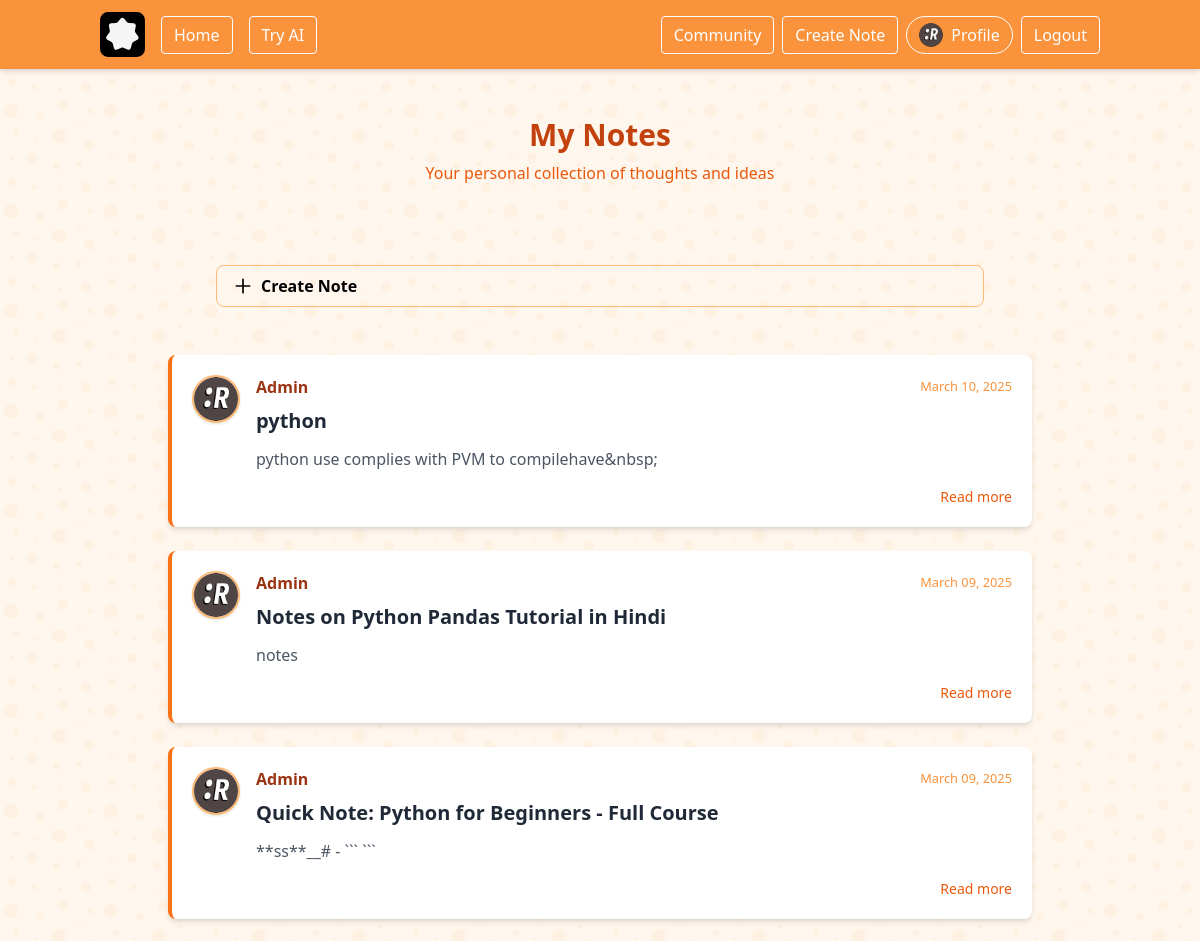
Page /note/ (signed in, upper part) on the earlier database version.
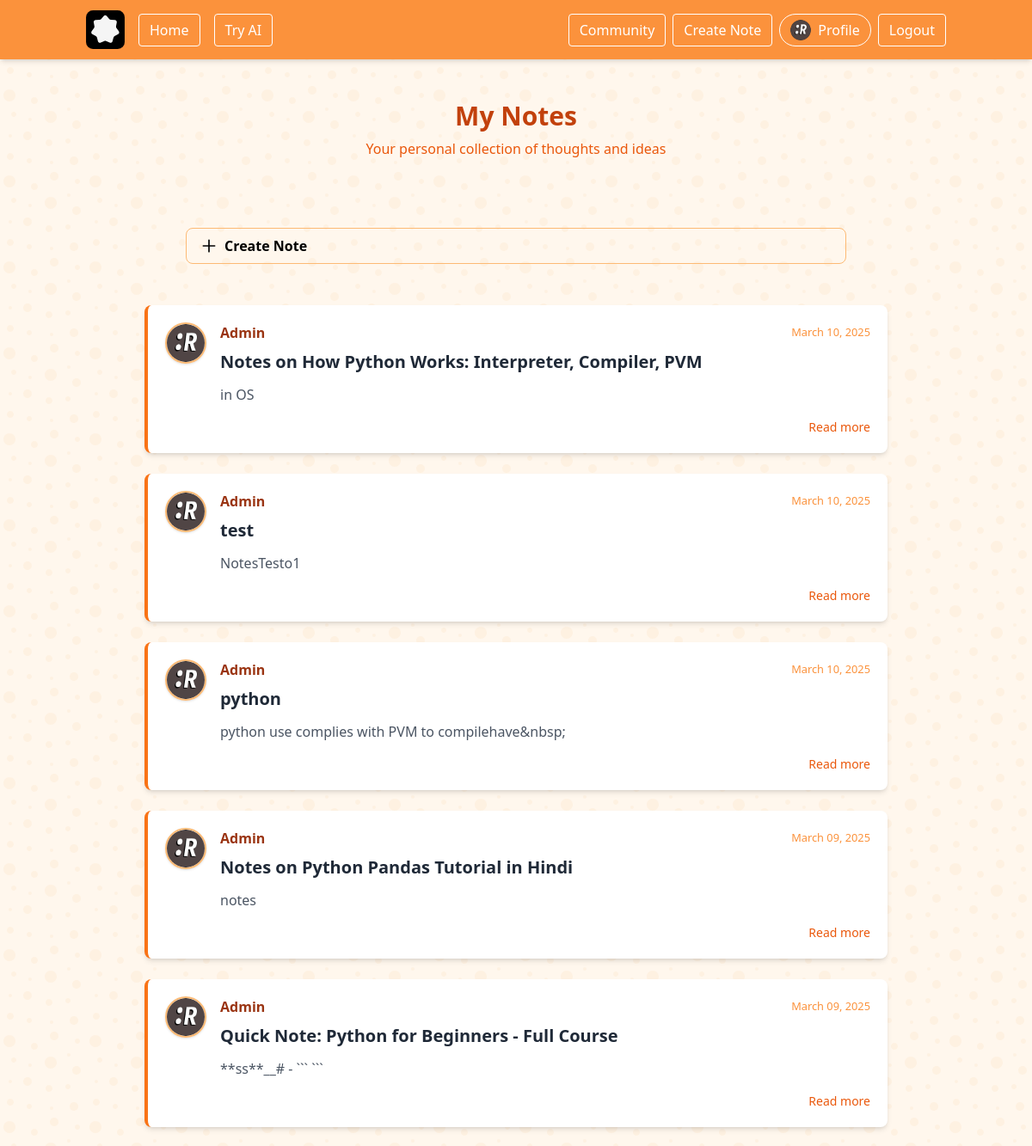
Same page on the later database version.
### note/models.py (models this page shows, shortened)
class Note(models.Model):
    title = models.CharField(max_length=255)
    content = models.TextField()
    date_created = models.DateTimeField(default=timezone.now)
    user = models.ForeignKey(User, on_delete=models.CASCADE)

### users/models.py (models this page shows, shortened)
class Profile(models.Model):# Profile model inherits from models.Model that have one to one relationship with User model
    user = models.OneToOneField(User, on_delete=models.CASCADE) # one to one relationship with User model
    image = models.ImageField(default='default.jpg', upload_to='profile_pics') # profile picture
    position = models.CharField(default='Student', max_length=100) # position
    bio = models.TextField(default='No bio...', max_length=300) # bio
    insitute = models.CharField(default='APSIT', max_length=100) # insitute
    hobbies = models.CharField(default='Cricket', max_length=100) # hobbies
    phone = models.CharField(default='1234567890', max_length=10) # phone
    location = models.CharField(default='Mumbai', max_length=100) # location

### note/views.py (the view)
# urls.py: path('', NotesListView.as_view(), name='note-home'),
class NotesListView(LoginRequiredMixin, ListView):
    model = Note
    template_name = 'note/note.html'  # Update with the appropriate template
    context_object_name = 'notes'
    def get_queryset(self):
        notes = Note.objects.filter(user=self.request.user).order_by('-date_created')
        for note in notes:
            note.content = strip_tags(note.content)  # Strips HTML tags from content
        return notes

### note/templates/note/note.html (shortened to what this page needs)
{% extends "base/base.html" %}
{% block content %}
<div class="max-w-4xl mx-auto py-8 px-4">
    <div class="mb-8 text-center">
        <h1 class="text-3xl font-bold text-orange-700">My Notes</h1>
        <p class="text-orange-600 mt-2">Your personal collection of thoughts and ideas</p>
    </div>
    <div class="p-12 right-12 z-10">
        <a href="{% url 'note-create' %}" class="bg-whtw-500 hover:bg-white-600 text-balck font-semibold py-2 px-4 border border-orange-300  rounded-lg flex items-center">
            <svg xmlns="http://www.w3.org/2000/svg" class="h-5 w-5 mr-2" fill="none" viewBox="0 0 24 24" stroke="currentColor">
                <path stroke-linecap="round" stroke-linejoin="round" stroke-width="2" d="M12 4v16m8-8H4" />
            </svg>
            Create Note
        </a>
    </div>
    <div class="space-y-6">
        {% for note in notes %}
        <article class="bg-white rounded-lg shadow-md overflow-hidden border-l-4 border-orange-500 hover:shadow-lg transition-shadow duration-300">
            <div class="p-5">
                <div class="flex items-start gap-4">
                    <img class="rounded-full w-12 h-12 border-2 border-orange-300 object-cover shadow"
                         src="{{ note.user.profile.image.url }}"
                         alt="{{ note.user }}'s profile picture">
                    <div class="flex-1">
                        <div class="flex flex-wrap justify-between items-center mb-2">
                            <a href="#" class="font-semibold text-orange-800 hover:text-orange-600 transition-colors">{{ note.user }}</a>
                            <small class="text-orange-400 font-medium">{{ note.date_created | date:"F d, Y"}}</small>
                        </div>
                        <h2 class="font-bold text-xl text-gray-800 mt-1 mb-3">
                            <a href="{% url 'note-detail' note.id %}" class="hover:text-orange-600 transition-colors">{{ note.title }}</a>
                        </h2>
                        <p class="text-gray-600 mt-2">{{ note.content|truncatechars:150 }}</p>
                        <div class="mt-4 flex justify-end space-x-3">
                            <a href="{% url 'note-detail' note.id %}" class="text-orange-600 hover:text-orange-800 font-medium text-sm">Read more</a>
                        </div>
                    </div>
                </div>
            </div>
        </article>
        {% endfor %}
    </div>
</div>
{% endblock content %}

Differences in the rows shown:
added Note: user.profile.image (picture), user "Admin", date_created "March 10, 2025", title "Notes on How Python Works: Interpreter, Compiler, PVM", content "in OS"
added Note: user.profile.image (picture), user "Admin", date_created "March 10, 2025", title "test", content "NotesTesto1"
